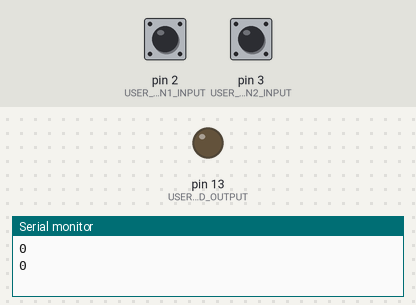
Recording of a sketch running on a simulated Arduino Uno, built with avr-gcc and run on an emulated ATmega328P. Parts: output pins drawn as LEDs (lit = HIGH), the last lines printed to the serial monitor. The test bench sets the inputs (shaded band); at power-on: pin 2 (USER_BUTTON1_INPUT) LOW, pin 3 (USER_BUTTON2_INPUT) LOW.

Above: at 1.2 s.
1.3 s: pin 2 (USER_BUTTON1_INPUT) pulled HIGH for 1 s
At 2.0 s:
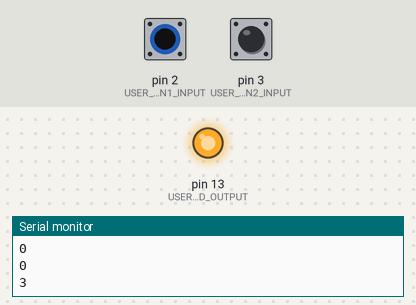
3.8 s: pin 2 (USER_BUTTON1_INPUT) pulled HIGH for 3.2 s
At 5.1 s:
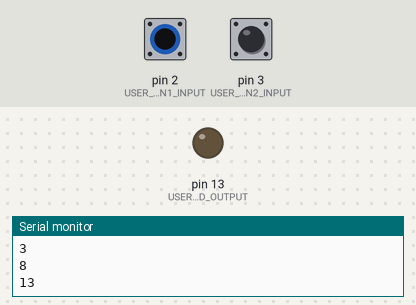
8.5 s: pin 3 (USER_BUTTON2_INPUT) pulled HIGH for 1 s
At 9.9 s:
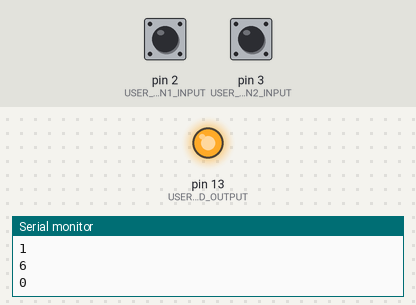
Timing chart, 0 to 11.5 s (numbered marks = the images above; inputs shaded):
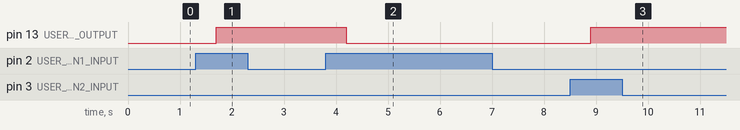

Measured:
- after the input at 1.3 s, pin 13 (USER_LED_OUTPUT): LOW → HIGH after 0.40 s
- after the input at 3.8 s, pin 13 (USER_LED_OUTPUT): HIGH → LOW after 0.40 s
- after the input at 8.5 s, pin 13 (USER_LED_OUTPUT): LOW → HIGH after 0.40 s

The sketch:

class6_fsm0-c.ino
```cpp
//DEFINE ALL TIMERS AS UNSIGNED VARIABLES
unsigned long timer1 = 0; // timer1 increments every 100ms = 0.1s
unsigned long print_timer = 0; // timer1 increments every 100ms = 0.1s

const int USER_LED_OUTPUT = 13;
const int USER_BUTTON1_INPUT = 2;
const int USER_BUTTON2_INPUT = 3;

void serial_debug(void);
void light_control(void);
void light_control_version2(void);
int button_pressed(void);


void setup()
{ // initialize the digital pin as an output.
	pinMode(USER_LED_OUTPUT, OUTPUT);
	pinMode(USER_BUTTON1_INPUT, INPUT);
	Serial.begin(9600);
}
void loop()
{	//run loop forever

	timers();
	light_control();
	serial_debug();
}

void light_control(void)
{
	static int state;
	static bool allow_change_of_state;
	if(button_pressed() == 0)
	{
		allow_change_of_state = 1;
	}

	if(state == 0)
	{	if((allow_change_of_state == 1) && (button_pressed() == 1) )
		{
			state = 1;
			allow_change_of_state = 0;
		}
	}
	else if(state == 1)
	{	if((allow_change_of_state == 1) && (button_pressed() == 1))
		{
			state = 0;
			allow_change_of_state = 0;
		}
	}
	//execute commands based on state
	if (state == 1)
		digitalWrite(USER_LED_OUTPUT, HIGH);
	else if (state == 0)
		digitalWrite(USER_LED_OUTPUT, LOW);
}


void light_control_version2(void)
{
	int button_rising_trigger;

	static int state;
	static int button_pressed_previous;
	//*** keeps track of old button status (meaning pressed or not)


	button_rising_trigger = (button_pressed_previous == 0) &&
							(button_pressed() == 1) ;

	if(state == 0)
	{	if(button_rising_trigger)
		{
			state = 1;
		}
	}
	else if(state == 1)
	{	if(button_rising_trigger)
		{
			state = 0;
		}
	}
	button_pressed_previous = button_pressed();

	//execute commands based on state
	if (state == 1)
		digitalWrite(USER_LED_OUTPUT, HIGH);
	else if (state == 0)
		digitalWrite(USER_LED_OUTPUT, LOW);
}

void serial_debug(void)
{
	if(print_timer >= 5)
	{
		// Serial.print(print_timer);
		// Serial.print("    ");
		Serial.println(timer1);
		// Serial.print("    ");
		// Serial.println(timeout_timer);
		print_timer = 0;
	}
}

int button_pressed(void)
{
	int result = 0;
	if((digitalRead(USER_BUTTON1_INPUT) == 1) ||
	   (digitalRead(USER_BUTTON2_INPUT) == 1))
	{
		if(timer1 >= 5)
			result=1;
	}
	else
	{
		timer1 = 0;
	}

	return result;
}

void timers(void)
{
	static unsigned long previousMillis = 0;// track the # ms the mcu has been running
	unsigned interval = 100; 	// meaning every 100ms

    if(millis() >= previousMillis + interval)
	{//it falls into this section once every 100s
		previousMillis = previousMillis + interval;
		timer1++;
		print_timer++;
	}
	if(previousMillis > millis())
	{ //if you run for a very long time, correct overflow
		previousMillis = millis();
	}
}
```
